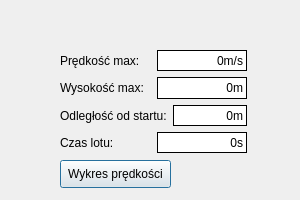
<?xml version="1.0" encoding="UTF-8"?>
<ui version="4.0">
 <class>statystyki</class>
 <widget class="QDialog" name="statystyki">
  <property name="geometry">
   <rect>
    <x>0</x>
    <y>0</y>
    <width>300</width>
    <height>200</height>
   </rect>
  </property>
  <property name="minimumSize">
   <size>
    <width>300</width>
    <height>200</height>
   </size>
  </property>
  <property name="maximumSize">
   <size>
    <width>300</width>
    <height>200</height>
   </size>
  </property>
  <property name="windowTitle">
   <string>Analiza trajektorii</string>
  </property>
  <property name="windowIcon">
   <iconset>
    <normaloff>ikona.png</normaloff>ikona.png</iconset>
  </property>
  <widget class="QPushButton" name="pB_wykres">
   <property name="geometry">
    <rect>
     <x>60</x>
     <y>160</y>
     <width>111</width>
     <height>28</height>
    </rect>
   </property>
   <property name="text">
    <string>Wykres prędkości</string>
   </property>
  </widget>
  <widget class="QWidget" name="">
   <property name="geometry">
    <rect>
     <x>60</x>
     <y>50</y>
     <width>187</width>
     <height>103</height>
    </rect>
   </property>
   <layout class="QVBoxLayout" name="verticalLayout">
    <item>
     <layout class="QHBoxLayout" name="horizontalLayout">
      <item>
       <widget class="QLabel" name="l_vMax">
        <property name="text">
         <string>Prędkość max:</string>
        </property>
       </widget>
      </item>
      <item>
       <widget class="QLabel" name="vMax">
        <property name="minimumSize">
         <size>
          <width>50</width>
          <height>0</height>
         </size>
        </property>
        <property name="palette">
         <palette>
          <active>
           <colorrole role="Base">
            <brush brushstyle="SolidPattern">
             <color alpha="255">
              <red>255</red>
              <green>255</green>
              <blue>255</blue>
             </color>
            </brush>
           </colorrole>
           <colorrole role="Window">
            <brush brushstyle="SolidPattern">
             <color alpha="255">
              <red>255</red>
              <green>255</green>
              <blue>255</blue>
             </color>
            </brush>
           </colorrole>
          </active>
          <inactive>
           <colorrole role="Base">
            <brush brushstyle="SolidPattern">
             <color alpha="255">
              <red>255</red>
              <green>255</green>
              <blue>255</blue>
             </color>
            </brush>
           </colorrole>
           <colorrole role="Window">
            <brush brushstyle="SolidPattern">
             <color alpha="255">
              <red>255</red>
              <green>255</green>
              <blue>255</blue>
             </color>
            </brush>
           </colorrole>
          </inactive>
          <disabled>
           <colorrole role="Base">
            <brush brushstyle="SolidPattern">
             <color alpha="255">
              <red>255</red>
              <green>255</green>
              <blue>255</blue>
             </color>
            </brush>
           </colorrole>
           <colorrole role="Window">
            <brush brushstyle="SolidPattern">
             <color alpha="255">
              <red>255</red>
              <green>255</green>
              <blue>255</blue>
             </color>
            </brush>
           </colorrole>
          </disabled>
         </palette>
        </property>
        <property name="autoFillBackground">
         <bool>true</bool>
        </property>
        <property name="frameShape">
         <enum>QFrame::Box</enum>
        </property>
        <property name="text">
         <string>0m/s</string>
        </property>
        <property name="alignment">
         <set>Qt::AlignRight|Qt::AlignTrailing|Qt::AlignVCenter</set>
        </property>
       </widget>
      </item>
     </layout>
    </item>
    <item>
     <layout class="QHBoxLayout" name="horizontalLayout_2">
      <item>
       <widget class="QLabel" name="label_3">
        <property name="text">
         <string>Wysokość max:</string>
        </property>
       </widget>
      </item>
      <item>
       <widget class="QLabel" name="ymax">
        <property name="minimumSize">
         <size>
          <width>50</width>
          <height>0</height>
         </size>
        </property>
        <property name="palette">
         <palette>
          <active>
           <colorrole role="Base">
            <brush brushstyle="SolidPattern">
             <color alpha="255">
              <red>255</red>
              <green>255</green>
              <blue>255</blue>
             </color>
            </brush>
           </colorrole>
           <colorrole role="Window">
            <brush brushstyle="SolidPattern">
             <color alpha="255">
              <red>255</red>
              <green>255</green>
              <blue>255</blue>
             </color>
            </brush>
           </colorrole>
          </active>
          <inactive>
           <colorrole role="Base">
            <brush brushstyle="SolidPattern">
             <color alpha="255">
              <red>255</red>
              <green>255</green>
              <blue>255</blue>
             </color>
            </brush>
           </colorrole>
           <colorrole role="Window">
            <brush brushstyle="SolidPattern">
             <color alpha="255">
              <red>255</red>
              <green>255</green>
              <blue>255</blue>
             </color>
            </brush>
           </colorrole>
          </inactive>
          <disabled>
           <colorrole role="Base">
            <brush brushstyle="SolidPattern">
             <color alpha="255">
              <red>255</red>
              <green>255</green>
              <blue>255</blue>
             </color>
            </brush>
           </colorrole>
           <colorrole role="Window">
            <brush brushstyle="SolidPattern">
             <color alpha="255">
              <red>255</red>
              <green>255</green>
              <blue>255</blue>
             </color>
            </brush>
           </colorrole>
          </disabled>
         </palette>
        </property>
        <property name="autoFillBackground">
         <bool>true</bool>
        </property>
        <property name="frameShape">
         <enum>QFrame::Box</enum>
        </property>
        <property name="text">
         <string>0m</string>
        </property>
        <property name="alignment">
         <set>Qt::AlignRight|Qt::AlignTrailing|Qt::AlignVCenter</set>
        </property>
       </widget>
      </item>
     </layout>
    </item>
    <item>
     <layout class="QHBoxLayout" name="horizontalLayout_3">
      <item>
       <widget class="QLabel" name="label">
        <property name="text">
         <string>Odległość od startu:</string>
        </property>
       </widget>
      </item>
      <item>
       <widget class="QLabel" name="xKon">
        <property name="minimumSize">
         <size>
          <width>60</width>
          <height>0</height>
         </size>
        </property>
        <property name="palette">
         <palette>
          <active>
           <colorrole role="Base">
            <brush brushstyle="SolidPattern">
             <color alpha="255">
              <red>255</red>
              <green>255</green>
              <blue>255</blue>
             </color>
            </brush>
           </colorrole>
           <colorrole role="Window">
            <brush brushstyle="SolidPattern">
             <color alpha="255">
              <red>255</red>
              <green>255</green>
              <blue>255</blue>
             </color>
            </brush>
           </colorrole>
          </active>
          <inactive>
           <colorrole role="Base">
            <brush brushstyle="SolidPattern">
             <color alpha="255">
              <red>255</red>
              <green>255</green>
              <blue>255</blue>
             </color>
            </brush>
           </colorrole>
           <colorrole role="Window">
            <brush brushstyle="SolidPattern">
             <color alpha="255">
              <red>255</red>
              <green>255</green>
              <blue>255</blue>
             </color>
            </brush>
           </colorrole>
          </inactive>
          <disabled>
           <colorrole role="Base">
            <brush brushstyle="SolidPattern">
             <color alpha="255">
              <red>255</red>
              <green>255</green>
              <blue>255</blue>
             </color>
            </brush>
           </colorrole>
           <colorrole role="Window">
            <brush brushstyle="SolidPattern">
             <color alpha="255">
              <red>255</red>
              <green>255</green>
              <blue>255</blue>
             </color>
            </brush>
           </colorrole>
          </disabled>
         </palette>
        </property>
        <property name="autoFillBackground">
         <bool>true</bool>
        </property>
        <property name="frameShape">
         <enum>QFrame::Box</enum>
        </property>
        <property name="text">
         <string>0m</string>
        </property>
        <property name="alignment">
         <set>Qt::AlignRight|Qt::AlignTrailing|Qt::AlignVCenter</set>
        </property>
       </widget>
      </item>
     </layout>
    </item>
    <item>
     <layout class="QHBoxLayout" name="horizontalLayout_4">
      <item>
       <widget class="QLabel" name="label_2">
        <property name="text">
         <string>Czas lotu:</string>
        </property>
       </widget>
      </item>
      <item>
       <widget class="QLabel" name="czasLotu">
        <property name="minimumSize">
         <size>
          <width>50</width>
          <height>0</height>
         </size>
        </property>
        <property name="palette">
         <palette>
          <active>
           <colorrole role="Base">
            <brush brushstyle="SolidPattern">
             <color alpha="255">
              <red>255</red>
              <green>255</green>
              <blue>255</blue>
             </color>
            </brush>
           </colorrole>
           <colorrole role="Window">
            <brush brushstyle="SolidPattern">
             <color alpha="255">
              <red>255</red>
              <green>255</green>
              <blue>255</blue>
             </color>
            </brush>
           </colorrole>
          </active>
          <inactive>
           <colorrole role="Base">
            <brush brushstyle="SolidPattern">
             <color alpha="255">
              <red>255</red>
              <green>255</green>
              <blue>255</blue>
             </color>
            </brush>
           </colorrole>
           <colorrole role="Window">
            <brush brushstyle="SolidPattern">
             <color alpha="255">
              <red>255</red>
              <green>255</green>
              <blue>255</blue>
             </color>
            </brush>
           </colorrole>
          </inactive>
          <disabled>
           <colorrole role="Base">
            <brush brushstyle="SolidPattern">
             <color alpha="255">
              <red>255</red>
              <green>255</green>
              <blue>255</blue>
             </color>
            </brush>
           </colorrole>
           <colorrole role="Window">
            <brush brushstyle="SolidPattern">
             <color alpha="255">
              <red>255</red>
              <green>255</green>
              <blue>255</blue>
             </color>
            </brush>
           </colorrole>
          </disabled>
         </palette>
        </property>
        <property name="autoFillBackground">
         <bool>true</bool>
        </property>
        <property name="frameShape">
         <enum>QFrame::Box</enum>
        </property>
        <property name="text">
         <string>0s</string>
        </property>
        <property name="alignment">
         <set>Qt::AlignRight|Qt::AlignTrailing|Qt::AlignVCenter</set>
        </property>
       </widget>
      </item>
     </layout>
    </item>
   </layout>
  </widget>
 </widget>
 <resources/>
 <connections/>
</ui>
